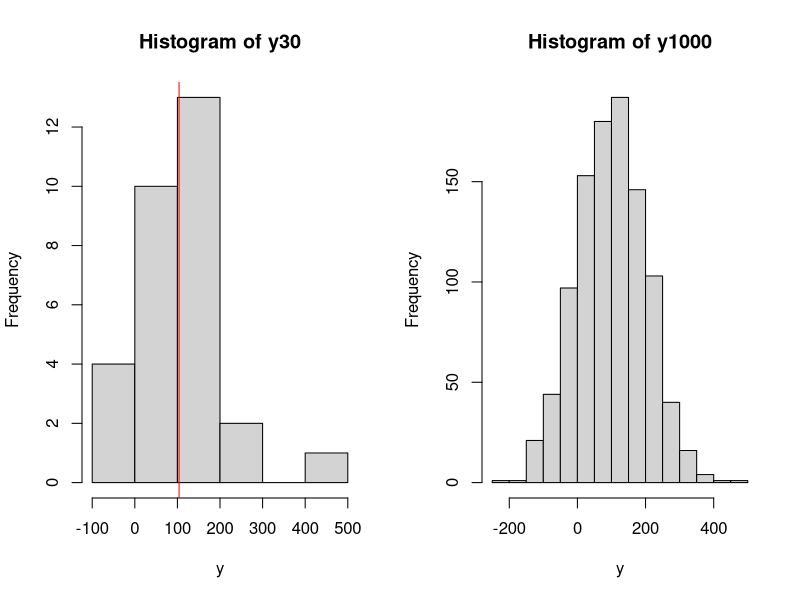

Here is the R script that generated this plot: (Note: this script raises an error after producing the figure.)
## ---- chunk 1
obs <- 10000
# Generate data from normal distribution
y <- rnorm(obs,100,100)
# Create sub-samples of 50 and 100 observations
y30 <- sample(y, 30)
y1000 <- sample(y, 1000)
par(mfcol=c(1,2))
hist(y30, xlab="y")
abline(v=mean(y30), col="red")
hist(y1000, xlab="y")
abline(v=mean(y100), col="red")
## ---- chunk 2
knitr::include_graphics("images/02-statistics-LLN.png")
## ---- chunk 3
mu <- 100
sigma <- 10
nIterations <- 1000
# Generate data from normal distribution, 10,000 observations
y <- rnorm(10000,mu,sigma)
# This is the function, which will calculate the two variances
varFunction <- function(y){
   return(c(var(y), mean((y-mean(y))^2)))
}
# Calculate biased and unbiased variances for the sample of 30 observations,
# repeat nIterations times
varValues <- replicate(nIterations, varFunction(sample(y,30)))
## ---- chunk 4
par(mfcol=c(1,2))
# Histogram of unbiased estimate
hist(varValues[1,], xlab="V(y)", ylab="y", main="Unbiased estimate of V(y)")
abline(v=mean(varValues[1,]), col="red")
legend("topright",legend=TeX(paste0("E$\\left(V(y)\\right)$=",round(mean(varValues[1,]),2))),lwd=1,col="red")

# Histogram of the biased estimate
hist(varValues[2,], xlab="V(y)", ylab="y", main="Biased estimate of V(y)")
abline(v=mean(varValues[2,]), col="red")
legend("topright",legend=TeX(paste0("E$\\left(V(y)\\right)$=",round(mean(varValues[2,]),2))),lwd=1,col="red")
## ---- chunk 5
knitr::include_graphics("images/02-statistics-efficiency.png")
## ---- chunk 6
knitr::include_graphics("images/02-statistics-consistency.png")
## ---- chunk 7
hist(rnorm(10000), xlab=TeX("$\\bar{y}$"), ylab="Density", xlim=c(-5,5), axes=FALSE, main="")
par(new=TRUE)
plot(seq(-5,5,0.1), dnorm(seq(-5,5,0.1)), xlab="", ylab="", type="l")
lines(seq(-5,5,0.1), dnorm(seq(-5,5,0.1)), lwd=1, lty=1, col="darkblue")
lines(c(-5,5), c(0,0), col="black", lwd=1)
abline(v=0, col="darkblue", lwd=2)
legend("topright",legend=c(TeX("$\\mu$")),
       lwd=c(2), col=c("darkblue"))
## ---- chunk 8
plot(seq(-5,5,0.1), dnorm(seq(-5,5,0.1)), xlab=TeX("$\\bar{y}$"), ylab="Density", type="l",
     lwd=0, lty=0, col="darkblue")
polygon(c(seq(-5,5,0.1),rev(seq(-5,5,0.1))),
        c(dnorm(seq(-5,5,0.1)),rep(0,length(seq(-5,5,0.1)))), col="grey95", lty=0)
lines(seq(-5,5,0.1), dnorm(seq(-5,5,0.1)), lwd=1, lty=1, col="darkblue")
lines(c(-5,5), c(0,0), col="black", lwd=1)
polygon(c(seq(-5,qnorm(0.025),0.01),rev(seq(-5,qnorm(0.025),0.01))),
        c(dnorm(seq(-5,qnorm(0.025),0.01)), rep(0,length(seq(-5,qnorm(0.025),0.01)))), col="grey")
polygon(c(seq(qnorm(0.975),5,0.01),rev(seq(qnorm(0.975),5,0.01))),
        c(dnorm(seq(qnorm(0.975),5,0.01)), rep(0,length(seq(qnorm(0.975),5,0.01)))), col="grey")
abline(v=qnorm(c(0.025,0.975)), col="darkred", lwd=2)
abline(v=0, col="darkblue", lwd=2)
legend("topright",legend=c(TeX("$\\mu$"),"bounds",TeX("$1-\\alpha$"),TeX("$\\alpha$")),
       lwd=c(2,2,6,6), col=c("darkblue","darkred","grey95","grey"))
## ---- chunk 9
plot(seq(-5,5,0.1), dnorm(seq(-5,5,0.1),-1), xlab=TeX("$\\bar{y}$"), ylab="Density", type="l", xlim=c(-5,5),
     lwd=1,lty=2, col="darkblue")
polygon(c(seq(-5,5,0.1),rev(seq(-5,5,0.1))),
        c(dnorm(seq(-5,5,0.1),-1),rep(0,length(seq(-5,5,0.1)))),col="grey95",lty=0)
lines(seq(-5,5,0.1), dnorm(seq(-5,5,0.1),-1), lwd=2, lty=1, col="darkblue")
abline(v=-1, col="darkblue", lwd=2, lty=2)
polygon(c(seq(-5,5,0.1),rev(seq(-5,5,0.1))),
        c(dnorm(seq(-5,5,0.1),0),rep(0,length(seq(-5,5,0.1)))),col="white",lty=0)
lines(c(-5,5), c(0,0), col="black", lwd=1)
lines(seq(-5,5,0.1), dnorm(seq(-5,5,0.1),-1), lwd=1, lty=2, col="darkblue")
lines(seq(-5,5,0.1), dnorm(seq(-5,5,0.1)), lwd=2, lty=1, col="darkgreen")
lines(c(-1,-1), c(0,dnorm(-1)), col="darkblue", lwd=1, lty=2)
abline(v=qnorm(c(0.025,0.975)), col="darkred", lwd=2)
abline(v=0, col="darkgreen", lwd=2, lty=2)
legend("topright",legend=c(TeX("$\\mu$"),"Sample mean","Bounds","True PDF","Assumed PDF"),
       lwd=c(2,2,2,2,2), col=c("darkblue","darkgreen","darkred","darkblue","darkgreen"), lty=c(2,2,1,1,1))
## ---- chunk 10
plot(seq(-5,5,0.1), dt(seq(-5,5,0.1), 36-1), xlab="t", ylab="Density", type="l",
     lwd=0, lty=0, col="darkblue")
polygon(c(seq(-5,5,0.1),rev(seq(-5,5,0.1))),
        c(dt(seq(-5,5,0.1), 36-1),rep(0,length(seq(-5,5,0.1)))), col="grey95", lty=0)
lines(seq(-5,5,0.1), dt(seq(-5,5,0.1), 36-1), lwd=1, lty=1, col="darkgreen")
lines(c(-5,5), c(0,0), col="black", lwd=1)
polygon(c(seq(-5,qt(0.025, 36-1),0.01),rev(seq(-5,qt(0.025, 36-1),0.01))),
        c(dt(seq(-5,qt(0.025, 36-1),0.01),36-1), rep(0,length(seq(-5,qt(0.025, 36-1),0.01)))), col="grey")
polygon(c(seq(qt(0.975, 36-1),5,0.01),rev(seq(qt(0.975, 36-1),5,0.01))),
        c(dt(seq(qt(0.975, 36-1),5,0.01),36-1), rep(0,length(seq(qt(0.975, 36-1),5,0.01)))), col="grey")
abline(v=qt(c(0.025,0.975),36-1), col="darkred", lwd=2)
abline(v=-3, col="darkblue", lwd=2)
legend("topright",legend=c("critical values","calculated t",TeX("$1-\\alpha$"),TeX("$\\alpha$")),
       lwd=c(2,2,6,6), col=c("darkred","darkblue","grey95","grey"))
## ---- chunk 11
plot(seq(-1.5,0.5,0.01), dt((seq(-1.5,0.5,0.01)+0.5)*6, 36-1), xlab="Sample mean", ylab="Density", type="l",
     lwd=0, lty=0, col="darkblue")
polygon(c(seq(-1.5,0.5,0.01),rev(seq(-1.5,0.5,0.01))),
        c(dt((seq(-1.5,0.5,0.01)+0.5)*6, 36-1),rep(0,length(seq(-1.5,0.5,0.01)))), col="grey95", lty=0)
lines(seq(-1.5,0.5,0.01), dt((seq(-1.5,0.5,0.01)+0.5)*6, 36-1), lwd=1, lty=1, col="darkgreen")
lines(c(-1.5,0.5), c(0,0), col="black", lwd=1)
polygon(c(seq(-1.5,qt(0.025, 36-1)/6-0.5,0.01),rev(seq(-1.5,qt(0.025, 36-1)/6-0.5,0.01))),
        c(dt((seq(-1.5,qt(0.025, 36-1)/6-0.5,0.01)+0.5)*6,36-1), rep(0,length(seq(-1.5,qt(0.025, 36-1)/6-0.5,0.01)))), col="grey")
polygon(c(seq(qt(0.975, 36-1)/6-0.5,0.5,0.01),rev(seq(qt(0.975, 36-1)/6-0.5,0.5,0.01))),
        c(dt((seq(qt(0.975, 36-1)/6-0.5,0.5,0.01)+0.5)*6,36-1), rep(0,length(seq(qt(0.975, 36-1)/6-0.5,0.5,0.01)))), col="grey")
abline(v=qt(c(0.025,0.975),36-1)/6-0.5, col="darkred", lwd=2)
abline(v=0, col="darkblue", lwd=2)
legend("topright",legend=c("bounds",TeX("$\\mu$=0"),TeX("$1-\\alpha$"),TeX("$\\alpha$")),
       lwd=c(2,2,6,6), col=c("darkred","darkblue","grey95","grey"))
## ---- chunk 12
pt(-3, 36-1)
## ---- chunk 13
plot(seq(-3,3,0.1),dnorm(seq(-3,3,0.1)),type="l",ylab="Density",xlab="y",main="PDF of Normal distribution")
abline(v=0, col="red")
text(0.5,0.05,TeX("$\\mu =0$"))
## ---- chunk 14
plot(seq(-3,3,0.01),dlaplace(seq(-3,3,0.01)),type="l",ylab="Density",xlab="y",main="PDF of Laplace distribution")
abline(v=0, col="red")
## ---- chunk 15
plot(seq(-3,3,0.01),ds(seq(-3,3,0.01)),type="l",ylab="Density",xlab="y",main="PDF of S distribution")
abline(v=0, col="red")
## ---- chunk 16
plot(seq(-3,3,0.01),dgnorm(seq(-3,3,0.01),0,1,0.5),type="l",ylab="Density",xlab="y",main="PDF of Generalised Normal distribution",
     ylim=c(0,0.6))
lines(seq(-3,3,0.01),dgnorm(seq(-3,3,0.01),0,1,1),col="darkblue")
lines(seq(-3,3,0.01),dgnorm(seq(-3,3,0.01),0,1,2),col="darkred")
lines(seq(-3,3,0.01),dgnorm(seq(-3,3,0.01),0,1,1000),col="purple")
abline(v=0, col="red")
legend("topright",legend=c(TeX("$\\beta =0.5$"),TeX("$\\beta =1$"),TeX("$\\beta =2$"),TeX("$\\beta =1000$")),
       col=c("black","darkblue","darkred","purple"),lwd=1)
## ---- chunk 17
plot(seq(-3,3,0.01),dalaplace(seq(-3,3,0.01),0,1,0.5),type="l",ylab="Density",xlab="y",main="PDF of Asymmetric Laplace distribution",
     ylim=c(0,0.6))
lines(seq(-3,3,0.01),dalaplace(seq(-3,3,0.01),0,1,0.2),col="darkblue")
lines(seq(-3,3,0.01),dalaplace(seq(-3,3,0.01),0,1,0.8),col="darkred")
abline(v=0, col="red")
legend("topright",legend=c(TeX("$\\alpha =0.5$"),TeX("$\\alpha =0.2$"),TeX("$\\alpha =0.8$")),
       col=c("black","darkblue","darkred"),lwd=1)
## ---- chunk 18
plot(seq(0,6,0.01),dinvgauss(seq(0,6,0.01),1,dispersion=10),type="l",ylab="Density",xlab="y",main="PDF of Inverse Gaussian distribution")
lines(seq(0,6,0.01),dinvgauss(seq(0,6,0.01),1,dispersion=1),col="darkblue")
lines(seq(0,6,0.01),dinvgauss(seq(0,6,0.01),1,dispersion=0.1),col="darkred")
abline(v=1, col="red")
legend("topright",legend=c(TeX("$s =10$"),TeX("$s =1$"),TeX("$s =0.1$")),
       col=c("black","darkblue","darkred"),lwd=1)
## ---- chunk 19
plot(seq(0,6,0.01),dgamma(seq(0,6,0.01),0.1,scale=10),type="l",ylab="Density",xlab="y",main="PDF of Gamma distribution")
lines(seq(0,6,0.01),dgamma(seq(0,6,0.01),1,scale=1),col="darkblue")
lines(seq(0,6,0.01),dgamma(seq(0,6,0.01),10,scale=0.1),col="darkred")
abline(v=1, col="red")
legend("topright",legend=c(TeX("$s =10$"),TeX("$s =1$"),TeX("$s =0.1$")),
       col=c("black","darkblue","darkred"),lwd=1)
